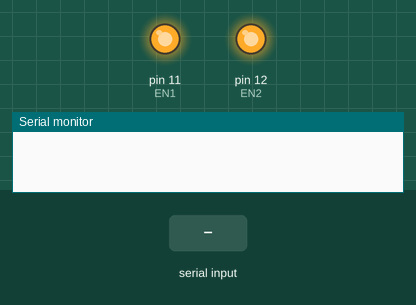
Recording of a sketch running on a simulated Arduino Uno, built with avr-gcc and run on an emulated ATmega328P. On the bench: output pins drawn as LEDs (lit = HIGH), the last lines printed to the serial monitor. Inputs (shaded band) come from the test bench.

Above: at 1.2 s.
1.3 s: "RES1" received over Serial
At 1.7 s:
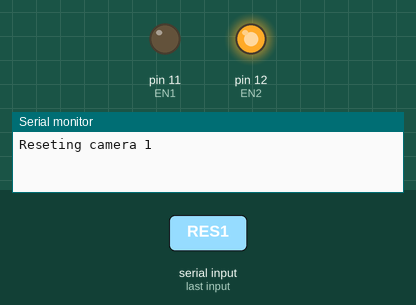
3.9 s: "RESB" received over Serial
At 4.8 s:
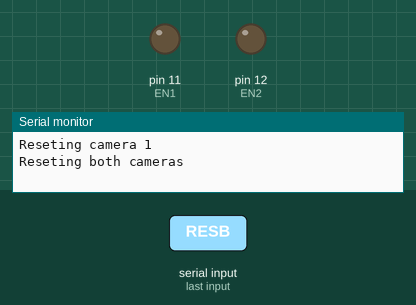
6.5 s: "RES2" received over Serial
At 7.4 s:
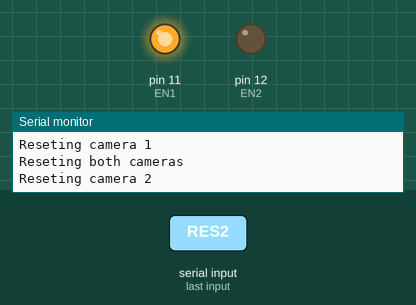
Timing chart, 0 to 9.5 s (numbered marks = the images above; inputs shaded):
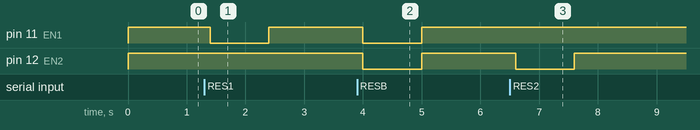

The sketch:

Shield_Emergent_INO.ino
```cpp
// The shild sends into UART 115200 "FLT1" in the case of the fault on the power of the first camera
// and "FLT2" in the case of the power falt of the scond camera
// send "RES1", "RES2" or "RESB" to reset camera 1, camera 2 or both cameras respectively
String cmd, num_of_pins_str, CMDcur;
uint8_t EN1 = 11;
uint8_t EN2 = 12;
uint8_t nFLT1 = 10;
uint8_t nFLT2 = 13;
uint8_t faultChannel = 0;
uint8_t buttonPressed = 0;
//uint8_t Button1 = 2;
//uint8_t Button2 = 8;
//uint8_t Button3 = 3;
//uint8_t Button4 = 9;
//uint8_t keyboardState = 0;

void setup() {
  // put your setup code here, to run once:
//  pinMode(Button1, INPUT_PULLUP);// 4 Rpi Pico pull_up must be after the attachinterrupt. It's a bug.
//  pinMode(Button2, INPUT_PULLUP);// 4 Rpi Pico pull_up must be after the attachinterrupt. It's a bug.
//  pinMode(Button3, INPUT_PULLUP);// 4 Rpi Pico pull_up must be after the attachinterrupt. It's a bug.
//  pinMode(Button4, INPUT_PULLUP);// 4 Rpi Pico pull_up must be after the attachinterrupt. It's a bug.
  pinMode(EN1, OUTPUT);
  pinMode(EN2, OUTPUT);
  digitalWrite(EN1, HIGH);
  digitalWrite(EN2, HIGH);
  attachInterrupt(digitalPinToInterrupt(nFLT1), Fault1, LOW);
  attachInterrupt(digitalPinToInterrupt(nFLT2), Fault2, LOW);
  pinMode(nFLT1, INPUT_PULLUP);// 4 Rpi Pico pull_up must be after the attachinterrupt. It's a bug.
  pinMode(nFLT2, INPUT_PULLUP);// 4 Rpi Pico pull_up must be after the attachinterrupt. It's a bug.


  Serial.begin(115200);
  Serial.setTimeout(100);
}

void loop() {
  // put your main code here, to run repeatedly:
  if  (!Serial) {
    Serial.begin(115200);
  }
  waiting_4_command();
  if (faultChannel == 1)
  {
    Serial.println("FLT1");
    faultChannel = 0;
  }
  if (faultChannel == 2)
  {
    Serial.println("FLT2");
    faultChannel = 0;
  }
//  keyboardScan();
}

void Fault1()
{
  faultChannel = 1;
}
void Fault2()
{
  faultChannel = 2;
}

//uint8_t keyboardScan()
//{
//  if(digitalRead(Button1) == LOW)
//  {
//    keyboardState |= 0b00000001;
//  }
//    if(digitalRead(Button2) == LOW)
//  {
//    keyboardState |= 0b00000010;
//  }
//    if(digitalRead(Button3) == LOW)
//  {
//    keyboardState |= 0b00000100;
//  }
//    if(digitalRead(Button4) == LOW)
//  {
//    keyboardState |= 0b00001000;
//  }
//  delay(150);
//  Serial.println(keyboardState);
//  keyboardState = 0;
//}

void waiting_4_command() {
  cmd = "";
  if (Serial.available()) {
    cmd = Serial.readString();
    cmd.trim();
  }

  if (cmd.substring(0, 4) == "RES1") {
    digitalWrite(EN1, LOW);
    Serial.println("Reseting camera 1");
    delay(1000);
    digitalWrite(EN1, HIGH);
  }

  if (cmd.substring(0, 4) == "RES2") {
    digitalWrite(EN2, LOW);
    Serial.println("Reseting camera 2");
    delay(1000);
    digitalWrite(EN2, HIGH);;
  }

  if (cmd.substring(0, 4) == "RESB") {
    digitalWrite(EN1, LOW);
    digitalWrite(EN2, LOW);
    Serial.println("Reseting both cameras");
    delay(1000);
    digitalWrite(EN1, HIGH);
    digitalWrite(EN2, HIGH);
  }

}

void I_AM_READY() {
  Serial.print("WireTester is ready\n");
}
```

Measured:
- after the input at 1.3 s, pin 11 (EN1): HIGH → LOW after 0.10 s, → HIGH 1.0 s later
- after the input at 3.9 s, pin 11 (EN1), pin 12 (EN2): HIGH → LOW after 0.10 s, → HIGH 1.0 s later
- after the input at 6.5 s, pin 12 (EN2): HIGH → LOW after 0.10 s, → HIGH 1.0 s later
